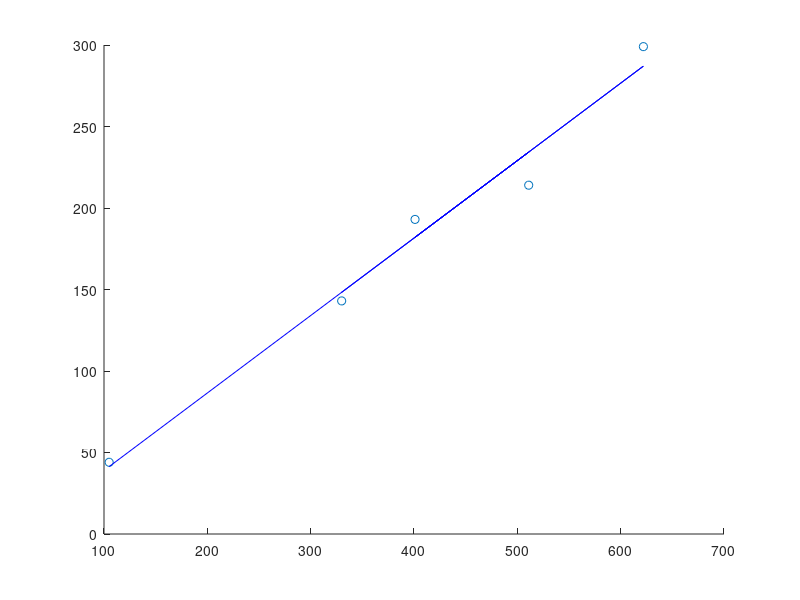

Reproduce this figure in MATLAB.
function esercizio2
    main;
end

function main
    settings;
    x=[105,511,401,622,330];
    y=[44,214,193,299,143];
    n_x=length(x);  %dove appunto n_x=n_y
    n=n_x;
    scatter(x,y);
    xbar=mean(x);
    ybar=mean(y);
    sxx=0.0;
    syy=0.0;
    sxy=0.0;
    for i=1:n
        sxx=sxx+((x(i)-xbar)^2);
        syy=syy+((y(i)-ybar)^2);
        sxy=sxy+((x(i)-xbar)*(y(i)-ybar));
    end
    sxx=sxx/n; %varianza x
    syy=syy/n; %varianza y
    sxy=sxy/n; %covarianza x y
    pxy=(sxy)/sqrt(sxx*syy); %Coefficiente di correlazione lineare o di Pearson
    p=polyfit(x,y,1);
    beta_1=p(1);
    beta_0=p(2);
    line(x,(beta_1*x)+beta_0,"Color","blue");
    f=@(x_0)(beta_1*x_0)+beta_0;
    fprintf("1. Coefficiente di correlazione lineare o di Pearson = %s\n",num2str(pxy));
    fprintf("2. beta_1*x+beta_0 = %s*x%s\n",num2str(beta_1),num2str(beta_0));
    fprintf("3.\nx\ty\n200\t%s\n300\t%s\n400\t%s\n",num2str(f(200)),num2str(f(300)),num2str(f(400)));
end

function settings
    clear;
    close all;
    clc;
end
